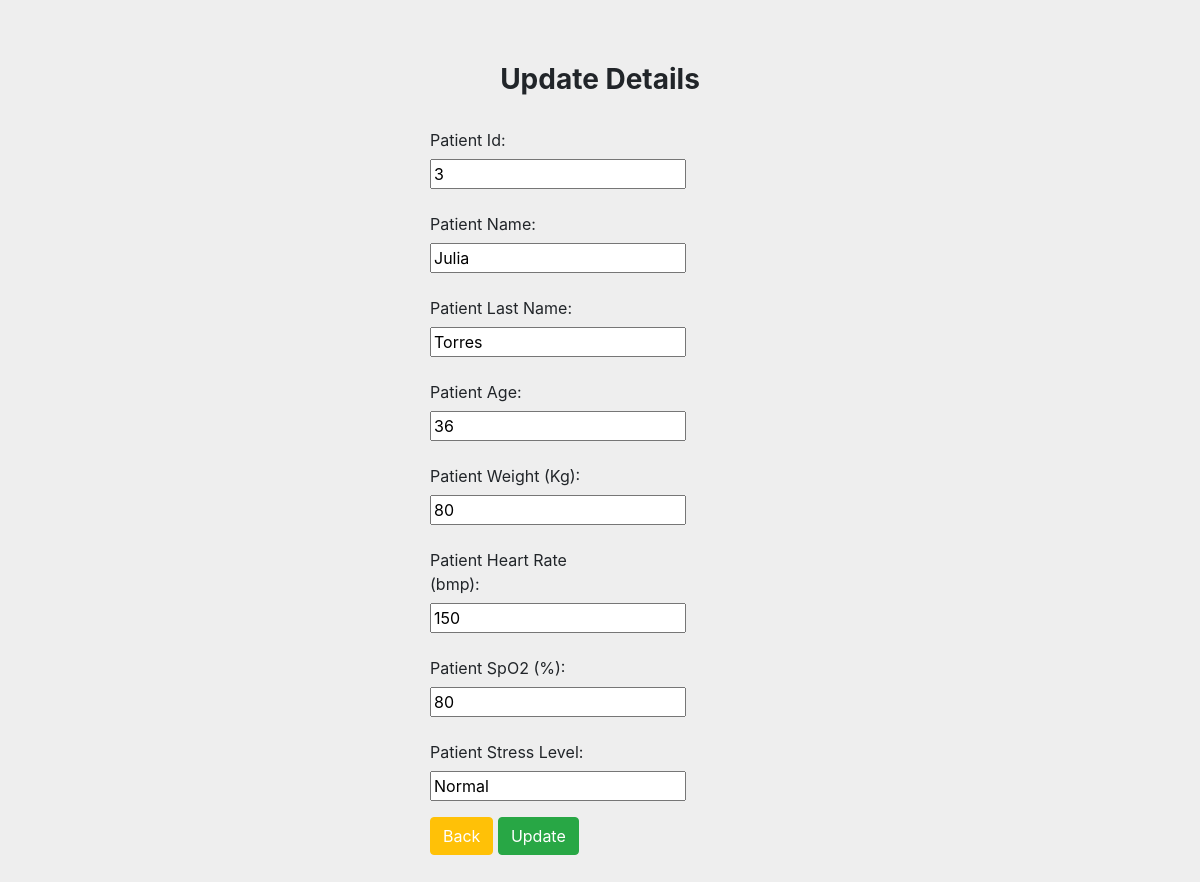
/edit/6, run on the app's committed database.
### health_metrics/models.py (models this page shows)
class Patient(models.Model):
    pid = models.IntegerField()
    pname = models.CharField(max_length=100)
    plast_name = models.CharField(max_length=100)
    page = models.IntegerField()
    pweight = models.IntegerField()
    pheart_rate = models.IntegerField()
    pspo2 = models.IntegerField()
    pestres = models.CharField(max_length = 100)
    class Meta:
        db_table = "patient"

### health_metrics/views.py (the view)
# urls.py: path('edit/<int:id>', views.edit),
def edit(request, id):
    patient = Patient.objects.get(id=id)
    return render(request,'edit.html', {'patient':patient})

### health_metrics/templates/edit.html (shortened to what this page needs)
<!DOCTYPE html>
<html lang="en">
  <head>
    {% load static %}
    <link rel="stylesheet" href="https://cdn.jsdelivr.net/npm/bootstrap@4.0.0/dist/css/bootstrap.min.css">
    <link rel="stylesheet" href="{% static 'css/style.css' %}" />
  </head>
  <body>
    <form method="POST" class="post-form" action="/update/{{patient.id}}">
      <div class="container">
        <br />
        <div class="row justify-content-center">
          <div class="col-md-12 form-group row">
            <label class="col-sm-1 col-form-label"></label>
            <div class="col-md-12 col-sm-4">
              <h3 class="font-weight-bold text-center">Update Details</h3>
            </div>
          </div>
          <div class="col-md-12 form-group row">
            <label class="offset-md-4 col-sm-2 col-form-label">Patient Id:</label>
            <div class="offset-md-4 col-sm-4">
              <input type="text" name="pid" id="id_pid" required maxlength="20" value="{{ patient.pid }}" />
            </div>
          </div>
          <div class="col-md-12 form-group row">
            <label class="offset-md-4 col-sm-2 col-form-label">Patient Name:</label>
            <div class="offset-md-4 col-sm-4">
              <input type="text" name="pname" id="id_pname" required maxlength="100" value="{{ patient.pname }}" />
            </div>
          </div>
          <div class="col-md-12 form-group row">
            <label class="offset-md-4 col-sm-2 col-form-label">Patient Last Name:</label>
            <div class="offset-md-4 col-sm-4">
              <input type="text" name="plast_name" id="id_plast_name" required maxlength="100" value="{{ patient.plast_name }}" />
            </div>
          </div>
          <div class="col-md-12 form-group row">
            <label class="offset-md-4 col-sm-2 col-form-label">Patient Age:</label>
            <div class="offset-md-4 col-sm-4">
              <input type="number" name="page" id="id_page" required maxlength="2" value="{{ patient.page }}" />
            </div>
          </div>
          <div class="col-md-12 form-group row">
            <label class="offset-md-4 col-sm-2 col-form-label">Patient Weight (Kg):</label>
            <div class="offset-md-4 col-sm-4">
              <input type="number" name="pweight" id="id_pweight" required maxlength="5" value="{{ patient.pweight }}" />
            </div>
          </div>
          <div class="col-md-12 form-group row">
            <label class="offset-md-4 col-sm-2 col-form-label">Patient Heart Rate (bmp):</label>
            <div class="offset-md-4 col-sm-4">
              <input type="number" name="pheart_rate" id="id_pheart_rate" required maxlength="3" value="{{ patient.pheart_rate }}" />
            </div>
          </div>
          <div class="col-md-12 form-group row">
            <label class="offset-md-4 col-sm-2 col-form-label">Patient SpO2 (%):</label>
            <div class="offset-md-4 col-sm-4">
              <input type="number" name="pspo2" id="id_pspo2" required maxlength="3" value="{{ patient.pspo2 }}" />
            </div>
          </div>
          <div class="col-md-12 form-group row">
            <label class="offset-md-4 col-sm-2 col-form-label">Patient Stress Level:</label>
            <div class="offset-md-4 col-sm-4">
              <input type="text" name="pestres" id="id_pestres" required maxlength="100" value="{{ patient.pestres }}" />
            </div>
          </div>
          <div class="col-md-12 form-group row">
            <label class="col-sm-1 col-form-label"></label>
            <div class="offset-md-3 col-sm-4">
              <a href="/home" class="btn btn-warning text-white">Back</a>
              <button type="submit" class="btn btn-success">Update</button>
            </div>
          </div>
        </div>
      </div>
    </form>
  </body>
</html>

### health_metrics/static/css/style.css (style rules this page uses)
body { background: #eee; height: 100%; margin: 25px 0; padding: 0; }

### data on the page
Patient: pid "3", pname "Julia", plast_name "Torres", page "36", pweight "80", pheart_rate "150", pspo2 "80", pestres "Normal"
